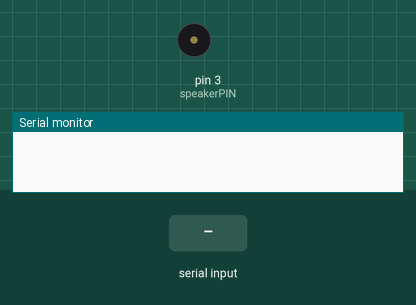
A sketch run on a simulated Arduino Uno, built with avr-gcc and run on an emulated ATmega328P. Shown: buzzer (waves = sounding), the last lines printed to the serial monitor. The test bench sets the inputs (shaded band).

Above: at 1.2 s.
1.3 s: "90,45\n" received over Serial
At 2.5 s:
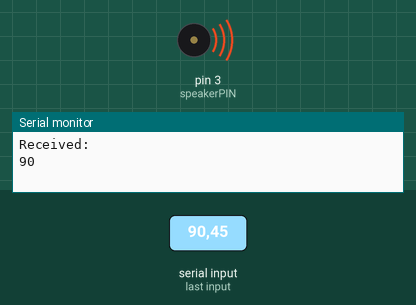
Timing chart, 0 to 4.3 s (numbered marks = the images above; inputs shaded):
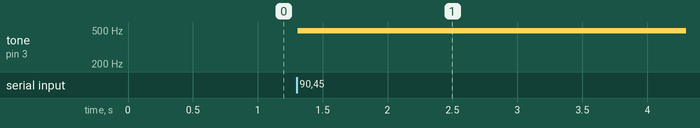

Measured:
- after the input at 1.3 s, tone on pin 3 (speakerPIN): silent → 490 Hz at once

The sketch:

mosfet_serial.ino
```cpp
// Set a MOSFET value based on serial input (i.e. # within range)

String inputString = "";         // a string to hold incoming data
boolean stringComplete = false;  // whether the string is complete

#define speakerPIN 3

void setup() {
  Serial.begin(9600);
  inputString.reserve(200);
  pinMode(speakerPIN, OUTPUT);
  analogWrite(speakerPIN, 0);
}

void loop() {
  if (stringComplete) {
    int newValue = inputString.toInt();
    Serial.println("\nReceived:");
    Serial.println(newValue);
    analogWrite(speakerPIN, newValue);

    // Clear global variables:
    inputString = "";
    stringComplete = false;
  }
}

void serialEvent() {
  while (Serial.available()) {
    char inChar = (char)Serial.read();
    inputString += inChar;
    if (inChar == '\n') {
      stringComplete = true;
    }
  }
}
```
